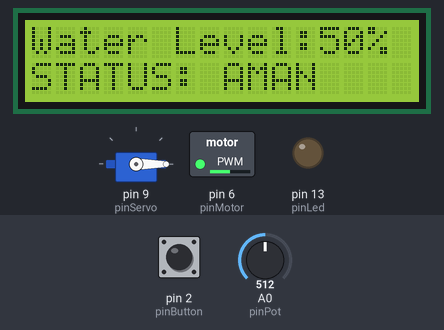
Simulated run of this sketch. Board: Arduino Uno, built with avr-gcc and run on an emulated ATmega328P. Shown: 16×2 character LCD, servo, switched loads named in the sketch (green lamp = pin HIGH), output pins drawn as LEDs (lit = HIGH). The inputs (shaded band) are chosen by the test bench; at power-on: A0 (pinPot) = 512, pin 2 (pinButton) HIGH.

Above: at 2.2 s.
2.3 s: A0 (pinPot) set to 805
At 3.6 s:
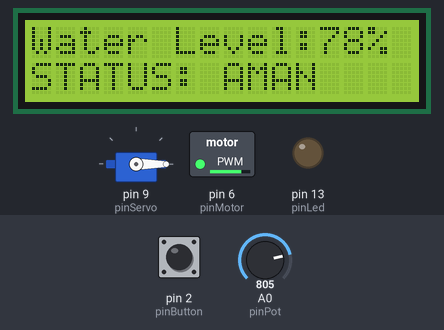
3.9 s: A0 (pinPot) set to 827
At 4.8 s:
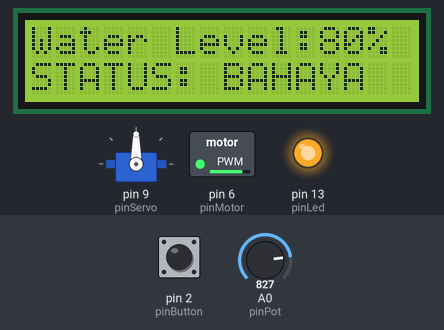
5.5 s: pin 2 (pinButton) pulled LOW for 0.15 s
At 6.8 s:
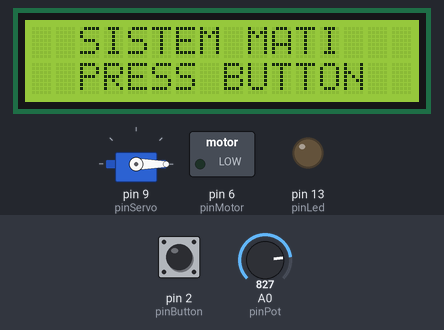
7.3 s: pin 2 (pinButton) pulled LOW for 1 s
At 7.9 s:
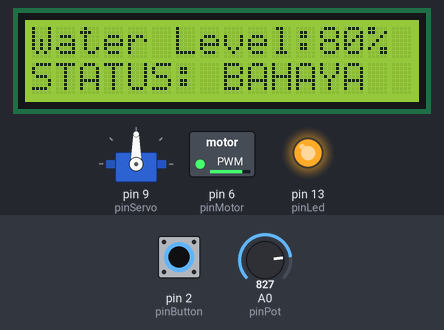
9.8 s: A0 (pinPot) set to 716
At 10.8 s:
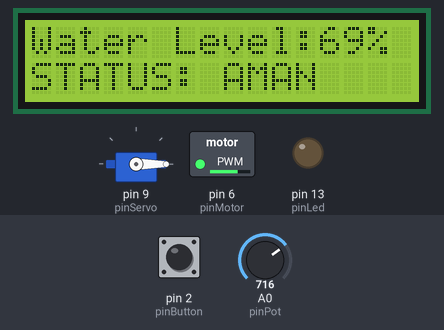
11.3 s: A0 (pinPot) set to 122
At 11.9 s:
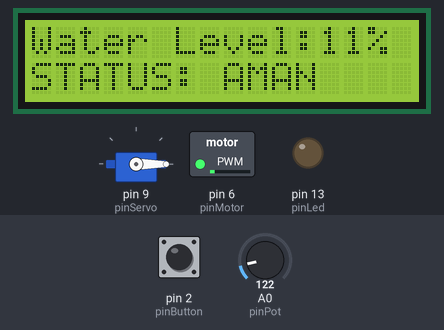
Timing chart, 0 to 13.9 s (numbered marks = the images above; inputs shaded):
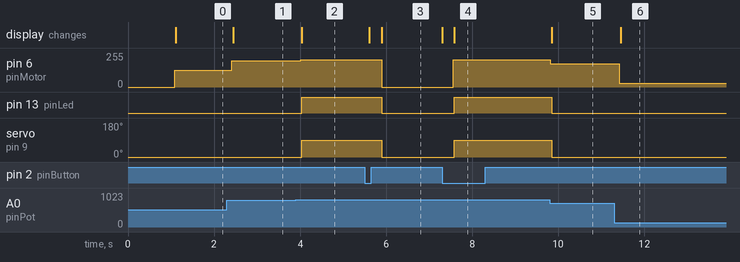

Measured:
- the behaviour switches between 818 and 819 on A0 (pinPot) (found by bisection; images 1 and 2)
- after the input at 2.3 s, pin 6 (pinMotor): 127/255 → 198/255 after 0.11 s; the display: changes after 0.15 s (image 1)
- after the input at 3.9 s, pin 6 (pinMotor): 198/255 → 204/255 after 0.11 s; pin 13 (pinLed): LOW → HIGH after 0.14 s; servo on pin 9 (pinServo): 0° → 90° after 0.14 s; the display: changes after 0.14 s (image 2)
- after the input at 5.5 s, pin 6 (pinMotor): 204/255 → 0/255 after 0.39 s; pin 13 (pinLed): HIGH → LOW after 0.39 s; servo on pin 9 (pinServo): 90° → 0° after 0.39 s; the display: first changes after 0.11 s (image 3 shows a later state)
- after the input at 7.3 s, pin 6 (pinMotor): 0/255 → 204/255 after 0.26 s; pin 13 (pinLed): LOW → HIGH after 0.29 s; servo on pin 9 (pinServo): 0° → 90° after 0.29 s; the display: first changes at once (image 4 shows a later state)
- after the input at 9.8 s, pin 6 (pinMotor): 204/255 → 175/255 at once; pin 13 (pinLed): HIGH → LOW after 0.05 s; servo on pin 9 (pinServo): 90° → 0° after 0.05 s; the display: changes after 0.05 s (image 5)
- after the input at 11.3 s, pin 6 (pinMotor): 175/255 → 28/255 after 0.12 s; the display: changes after 0.15 s (image 6)

The sketch:

Code.ino
```cpp
#include <Wire.h>
#include <LiquidCrystal_I2C.h>
#include <Servo.h>

LiquidCrystal_I2C lcd(0x20, 16, 2);
Servo katupServo;

const int pinPot    = A0;
const int pinButton = 2;
const int pinMotor  = 6;
const int pinServo  = 9;
const int pinLed    = 13;

bool sistemAktif = true;
int statusTombolLama = HIGH;

void setup() {
  lcd.init();
  lcd.backlight();
  katupServo.attach(pinServo);

  pinMode(pinButton, INPUT_PULLUP);
  pinMode(pinLed, OUTPUT);
  pinMode(pinMotor, OUTPUT);

  katupServo.write(0);
  analogWrite(pinMotor, 0);

  lcd.setCursor(0, 0);
  lcd.print("SYSTEM READY...");
  delay(1000);
  lcd.clear();
}

void loop() {
  int statusTombolSekarang = digitalRead(pinButton);
  if (statusTombolSekarang == LOW && statusTombolLama == HIGH) {
    sistemAktif = !sistemAktif;
    lcd.clear();
    delay(250);
  }
  statusTombolLama = statusTombolSekarang;

  if (sistemAktif) {
    int levelAir = map(analogRead(pinPot), 0, 1023, 0, 100);
    analogWrite(pinMotor, map(levelAir, 0, 100, 0, 255));

    lcd.setCursor(0, 0);
    lcd.print("Water Level:");
    lcd.print(levelAir);
    lcd.print("%   ");

    if (levelAir >= 80) {
      lcd.setCursor(0, 1);
      lcd.print("STATUS: BAHAYA  ");
      digitalWrite(pinLed, HIGH);
      katupServo.write(90);
    } else {
      lcd.setCursor(0, 1);
      lcd.print("STATUS: AMAN    ");
      digitalWrite(pinLed, LOW);
      katupServo.write(0);
    }
  } else {
    lcd.setCursor(0, 0);
    lcd.print("  SISTEM MATI   ");
    lcd.setCursor(0, 1);
    lcd.print("  PRESS BUTTON  ");
    analogWrite(pinMotor, 0);
    digitalWrite(pinLed, LOW);
    katupServo.write(0);
  }
  delay(100);
}
```
